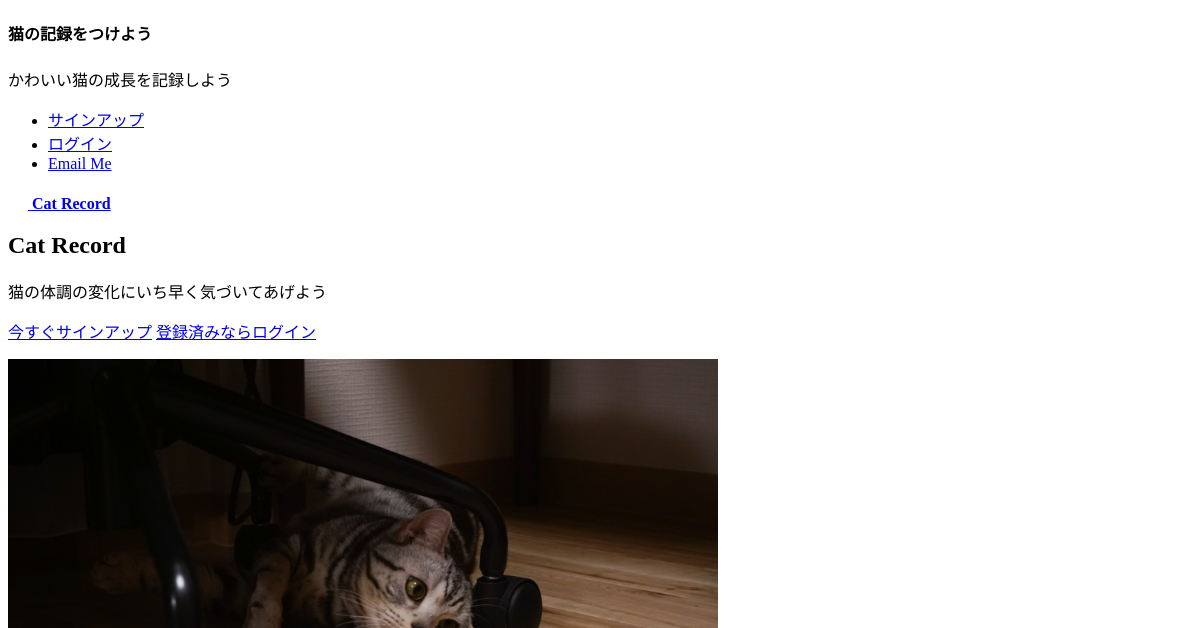
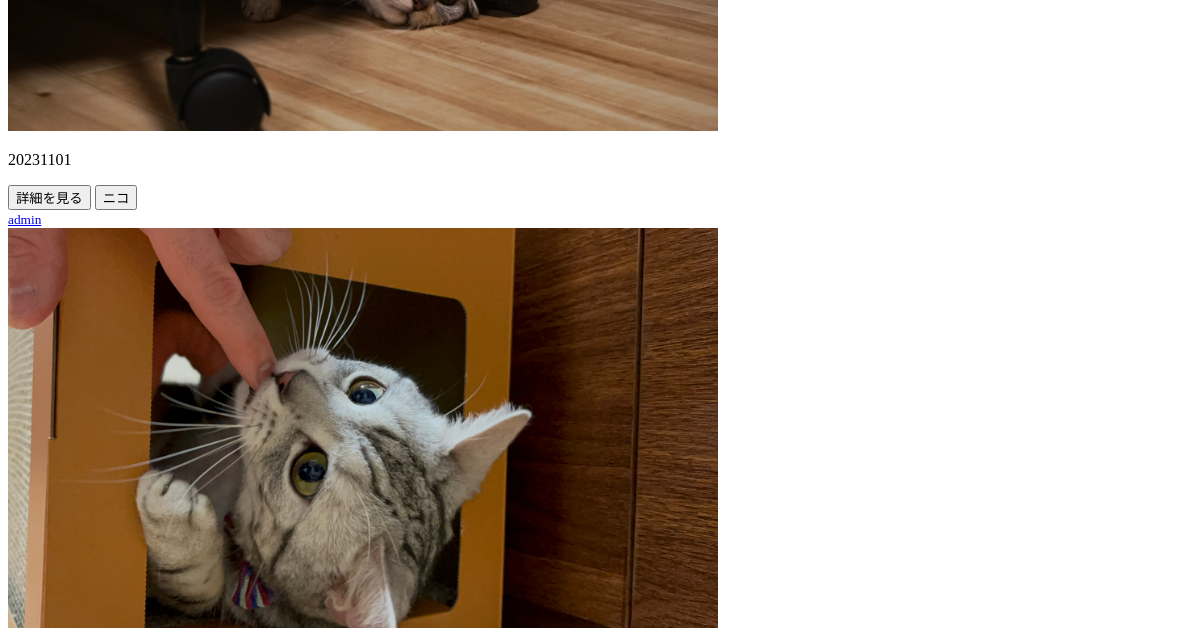
/records/1 (upper part), run on an earlier commit of the app's database (2 pictures, top to bottom).
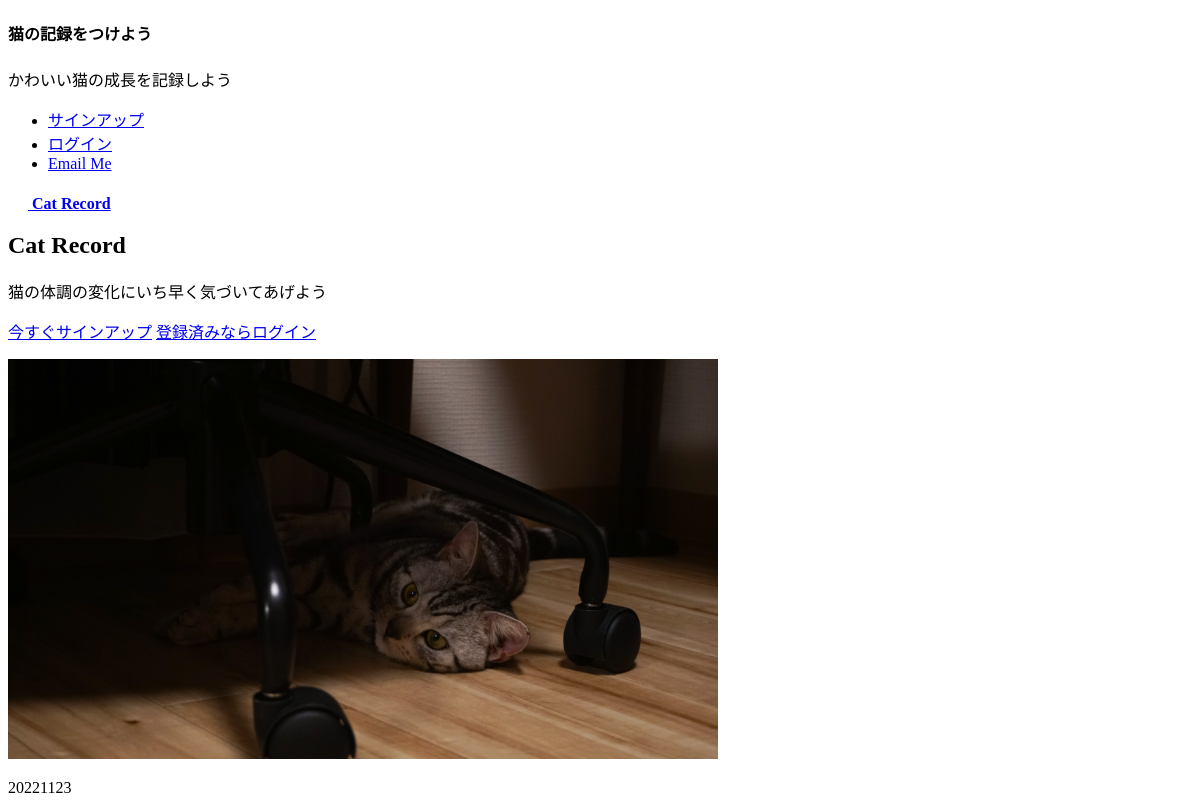
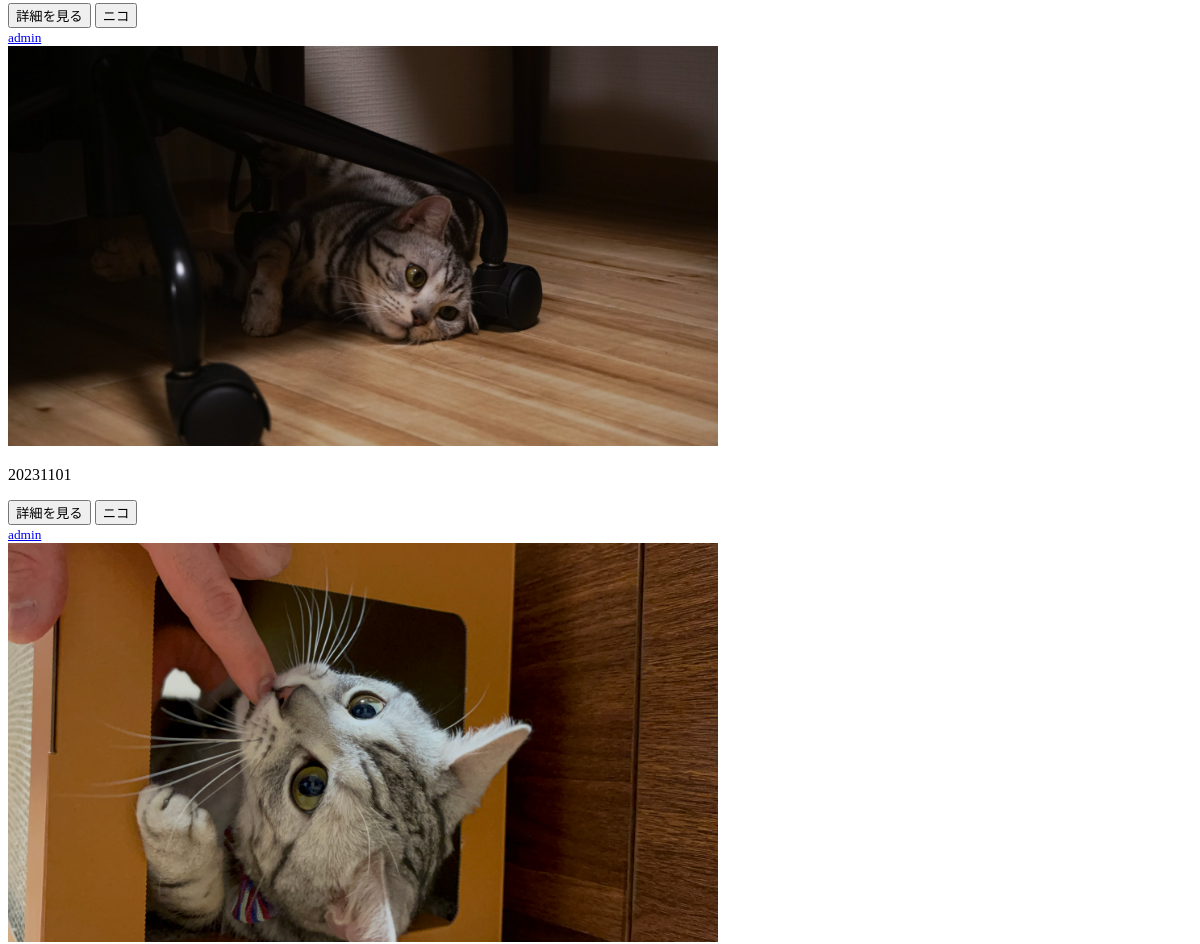
And on a later commit of the database (2 pictures, top to bottom).
### record/models.py (models this page shows, shortened)
class ConditionRecord(models.Model):
    user=models.ForeignKey(
        CustomUser,
        verbose_name='ユーザー',
        on_delete=models.PROTECT
        )
    catname=models.ForeignKey(
        CatName,
        verbose_name='猫の名前',
        on_delete=models.PROTECT
        )
    UNIT=(('g','g'),
        ('袋', '袋'),
        ('本','本'),
        ('個','個'))
    AMOUNT=(('すごく多い','すごく多い'),
        ('多い','多い'),
        ('いつも通り','いつも通り'),
        ('少ない','少ない'),
        ('すごく少ない','すごく少ない'))
    SCONDITION=(('カチコチ','カチコチ'),
        ('カタ','カタ'),
        ('いつも通り','いつも通り'),
        ('ヤワ','ヤワ'),
        ('シャバシャバ','シャバシャバ'))
    CONDITION=(('すごく良い','すごく良い'),
        ('良い','良い'),
        ('変わらず','変わらず'),
        ('悪い','悪い'),
        ('すごく悪い','すごく悪い'))
    CLINIC=(('通院日','通院日'),
            ('通院なし','通院なし'))
    NAIL=(('爪を切った','爪を切った'),
        ('爪切ってない','爪切ってない'))
    date=models.IntegerField(
        verbose_name='記録日'                   #フィールドのタイトル
        )
    food_category_bf=models.ForeignKey(
        FoodCategory,
        verbose_name='朝ごはんの種類',
        on_delete=models.PROTECT,
        related_name='food_category_bf',
        blank=True,
        null=True
        )
    food_amount_bf=models.DecimalField(
        verbose_name='朝ごはんの量',              #フィールドのタイトル
        max_digits=5,
        decimal_places=2,
        blank=True,
        null=True
        )
    food_unit_bf=models.CharField(
        verbose_name='朝ごはんの量の単位',        #フィールドのタイトル
        max_length=50,                           #最大文字数は50文字
        choices=UNIT,                            #unitフィールドにはUNITの要素のみを登録
        blank=True,
        null=True
        )
    food_category_l=models.ForeignKey(
        FoodCategory,
        verbose_name='昼ごはんの種類',
        on_delete=models.PROTECT,
        related_name='food_category_l',
        blank=True,
        null=True
        )
    food_amount_l=models.DecimalField(
        verbose_name='昼ごはんの量',              #フィールドのタイトル
        max_digits=5,
        decimal_places=2,
        blank=True,
        null=True
        )
    food_unit_l=models.CharField(
        verbose_name='昼ごはんの量の単位',        #フィールドのタイトル
        max_length=50,                           #最大文字数は50文字
        choices=UNIT,                            #unitフィールドにはUNITの要素のみを登録
        blank=True,
        null=True
        )
    food_category_d=models.ForeignKey(
        FoodCategory,
        verbose_name='夕ごはんの種類',
        on_delete=models.PROTECT,
        related_name='food_category_d',
        blank=True,
        null=True
        )
    food_amount_d=models.DecimalField(
        verbose_name='夕ごはんの量',              #フィールドのタイトル
        max_digits=5,
        decimal_places=2,
        blank=True,
        null=True
        )
    food_unit_d=models.CharField(
        verbose_name='夕ごはんの量の単位',        #フィールドのタイトル
        max_length=50,                           #最大文字数は50文字
        choices=UNIT,                            #unitフィールドにはUNITの要素のみを登録
        blank=True,
        null=True,
        )
    snack_category_1=models.ForeignKey(
        SnackCategory,
        verbose_name='おやつ1の種類',
        on_delete=models.PROTECT,
        related_name='snack_category_1',
        blank=True,
        null=True
        )
    snack_amount_1=models.DecimalField(
        verbose_name='おやつ1の量',              #フィールドのタイトル
        max_digits=5,
        decimal_places=2,
        blank=True,
        null=True
        )
    snack_unit_1=models.CharField(
        verbose_name='おやつ1の量の単位',        #フィールドのタイトル
        max_length=50,                          #最大文字数は50文字
        choices=UNIT,                           #unitフィールドにはUNITの要素のみを登録
        blank=True,
        null=True
        )
    snack_category_2=models.ForeignKey(
        SnackCategory,
        verbose_name='おやつ2の種類',
        on_delete=models.PROTECT,
        related_name='snack_category_2',
        blank=True,
        null=True
        )
    snack_amount_2=models.DecimalField(
        verbose_name='おやつ2の量',      #フィールドのタイトル
        max_digits=5,
        decimal_places=2,
        blank=True,
        null=True
        )
    snack_unit_2=models.CharField(
        verbose_name='おやつ2の量の単位',        #フィールドのタイトル
        max_length=50,                          #最大文字数は50文字
        choices=UNIT,                           #unitフィールドにはUNITの要素のみを登録
        blank=True,
        null=True
        )
    snack_category_3=models.ForeignKey(
        SnackCategory,
        verbose_name='おやつ3の種類',
        on_delete=models.PROTECT,
        related_name='snack_category_3',
        blank=True,
        null=True
        )
    snack_amount_3=models.DecimalField(
        verbose_name='おやつ3の量',      #フィールドのタイトル
        max_digits=5,
        decimal_places=2,
        blank=True,
        null=True
        )
    snack_unit_3=models.CharField(
        verbose_name='おやつ3の量の単位',        #フィールドのタイトル
        max_length=50,                          #最大文字数は50文字
        choices=UNIT,                           #unitフィールドにはUNITの要素のみを登録
        blank=True,
        null=True
        )
    urine_amount=models.CharField(
        verbose_name='尿の量',           #フィールドのタイトル
        max_length=50,                   #最大文字数は50文字
        choices=AMOUNT                   #urine_amountフィールドにはAMOUNTの要素のみを登録
        )
    stool_amount=models.CharField(
        verbose_name='便の量',          #フィールドのタイトル
        max_length=50,                  #最大文字数は50文字
        choices=AMOUNT                  #stool_amountフィールドにはAMOUNTの要素のみを登録
        )
    stool_condition=models.CharField(
        verbose_name='便の状態',       #フィールドのタイトル
        max_length=50,                 #最大文字数は50文字
        choices=SCONDITION             #stool_conditionフィールドにはSCONDITIONの要素のみを登録
        )
    physical_condition=models.CharField(
        verbose_name='元気度数',       #フィールドのタイトル
        max_length=50,                 #最大文字数は50文字
        choices=CONDITION              #physical_conditionフィールドにはCONDITIONの要素のみを登録
        )
    damage=models.CharField(
        verbose_name='傷の状態',       #フィールドのタイトル
        max_length=50,                 #最大文字数は50文字
        choices=CONDITION              #damageフィールドにはCONDITIONの要素のみを登録
        )
    clinic=models.CharField(
        verbose_name='通院日',         #フィールドのタイトル
        max_length=50,                 #最大文字数は50文字
        choices=CLINIC                 #clinicフィールドにはCLINICの要素のみを登録
        )
    cut_nail=models.CharField(
        verbose_name='爪切り',         #フィールドのタイトル
        max_length=50,                 #最大文字数は50文字
        choices=NAIL                   #cut_nailフィールドにはNAILの要素のみを登録
        )
    weight=models.DecimalField(
        verbose_name='体重',            #フィールドのタイトル
        max_digits=5,
        decimal_places=2,
        blank=True,
        null=True
        )
    comment=models.TextField(
        verbose_name='その他',
        max_length=200,
        blank=True,
        null=True
        )
    image=models.ImageField(
        verbose_name='イメージ',
        upload_to='photos'
        )
    posted_at=models.DateTimeField(
        verbose_name='投稿日時',         #フィールドのタイトル
        auto_now_add=True                #日時を自動追加
        )

class CatName(models.Model):
    title=models.CharField(
        verbose_name='猫の名前',                      #フィールドのタイトル
        max_length=30)

### accounts/models.py (models this page shows)
class CustomUser(AbstractUser):
    pass

### record/views.py (the view)
class CatnameView(ListView):
    template_name='index.html'
    paginate_by=7
    def get_queryset(self):
        catname_id=self.kwargs['catname']
        catnames=ConditionRecord.objects.filter(catname=catname_id).order_by('-posted_at')
        return catnames

### record/templates/index.html (shortened to what this page needs)
{% extends 'base.html' %}
    {% block contents %}
        {% include "records_title.html" %}
        {% include "records_list.html" %}
    {% endblock %}

### record/templates/records_list.html (shortened to what this page needs)
<div class="container">
    <div class="row row-cols-1 row-cols-sm-2 row-cols-md-3 g-3">
        {% for record in object_list %}
        <div class="col">
            <div class="card shadow-sm">
                <img src="{{ record.image.url }}"
                    class="bg-placeholder-img card-img-top"
                    width="60%" height="60%"
                    xmlns="http://www.w3.org/2000/svg"
                    roll="img" aria-label="Placeholder: Thumbnail"
                    preserveAspectRatio="xMidYMid slice"
                    focusable="false">
                    <rect width="100%" height="100%" fill="#55595c"/>
                <div class="card-body">
                    <p class="card-text">
                        {{ record.date }}
                    </p>
                    <div class="d-flex justify-content-between align-items-center">
                        <div class="btn-group">
                            <button type="button"
                                    class="btn btn-sm btn-outline-secondary"
                                    onclick="location.href='{% url 'record:record_detail' record.pk %}'">
                                    詳細を見る</button>
                            <button type="button"
                                    class="btn btn-sm btn-outline-secondary"
                                    onclick="location.href='{% url 'record:records_catname' catname=record.catname.id %}'">
                                    {{ record.catname.title }}</button>
                        </div>
                        <a href="{% url 'record:user_list' user=record.user.id %}">
                            <small class="text-muted">{{ record.user.username }}</small>
                        </a>
                    </div>
                </div>
            </div>
        </div>
        {% endfor %}
    </div>
</div>

What changed in the data, as far as the page shows it:
added ConditionRecord: image (picture), date "20221123", catname "ニコ", user.username "admin"
